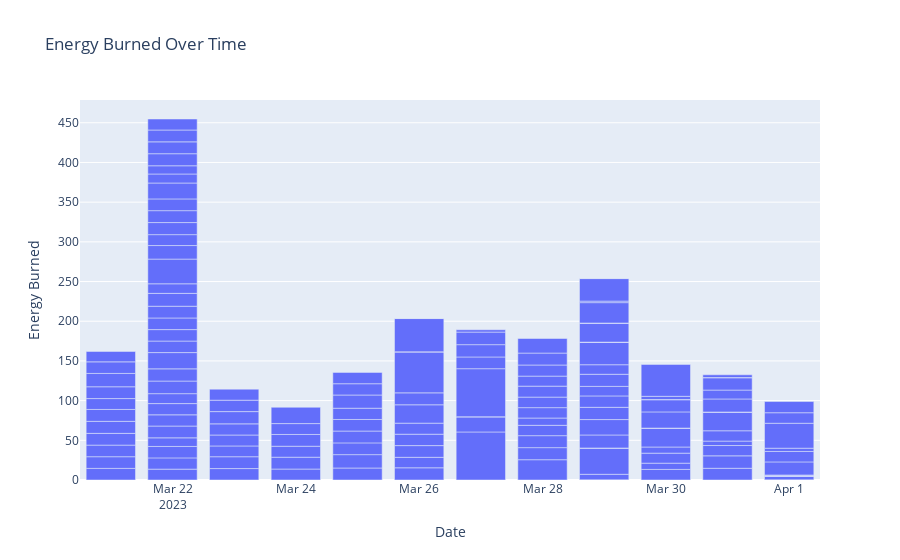

The notebook cell this image was saved under:
### Markdown cell above
Now it's time to look at the energy burned all over time

### Code cell
fig = px.bar(data,
             x="Date",
             y="Energy Burned",
             title="Energy Burned Over Time",
             height=500)
fig.show()

### Figure 1 — Plotly figure (JSON) as saved in the notebook; plotly's stock layout.template omitted (floating-point values rounded to 4 significant figures; data arrays with more than 128 entries replaced by an {"elided": "..."} marker saying what was removed)
{"data": [{"alignmentgroup": "True", "hovertemplate": "Date=%{x}<br>Energy Burned=%{y}<extra></extra>", "legendgroup": "", "marker": {"color": "#636efa", "pattern": {"shape": ""}}, "name": "", "offsetgroup": "", "orientation": "v", "showlegend": false, "textposition": "auto", "type": "bar", "x": {"elided": "149 str values"}, "xaxis": "x", "y": {"elided": "149 float values"}, "yaxis": "y"}], "layout": {"autosize": true, "barmode": "relative", "legend": {"tracegroupgap": 0}, "title": {"text": "Energy Burned Over Time"}, "xaxis": {"anchor": "y", "autorange": true, "domain": [0, 1], "range": ["2023-03-20 12:00", "2023-04-01 12:00"], "title": {"text": "Date"}, "type": "date"}, "yaxis": {"anchor": "x", "autorange": true, "domain": [0, 1], "range": [0, 478.7], "title": {"text": "Energy Burned"}, "type": "linear"}}}
